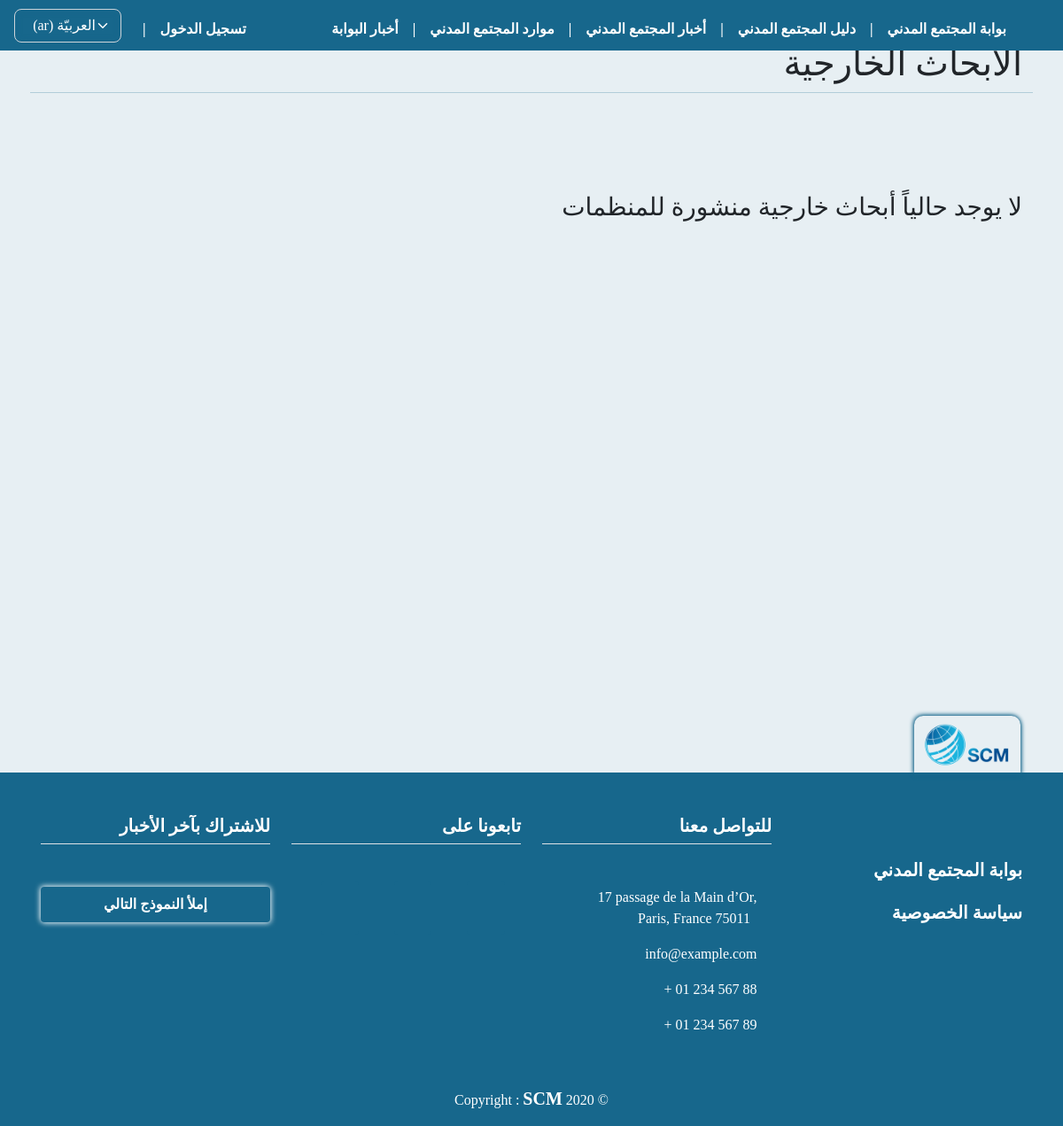
Before: /research/ with the older database file.
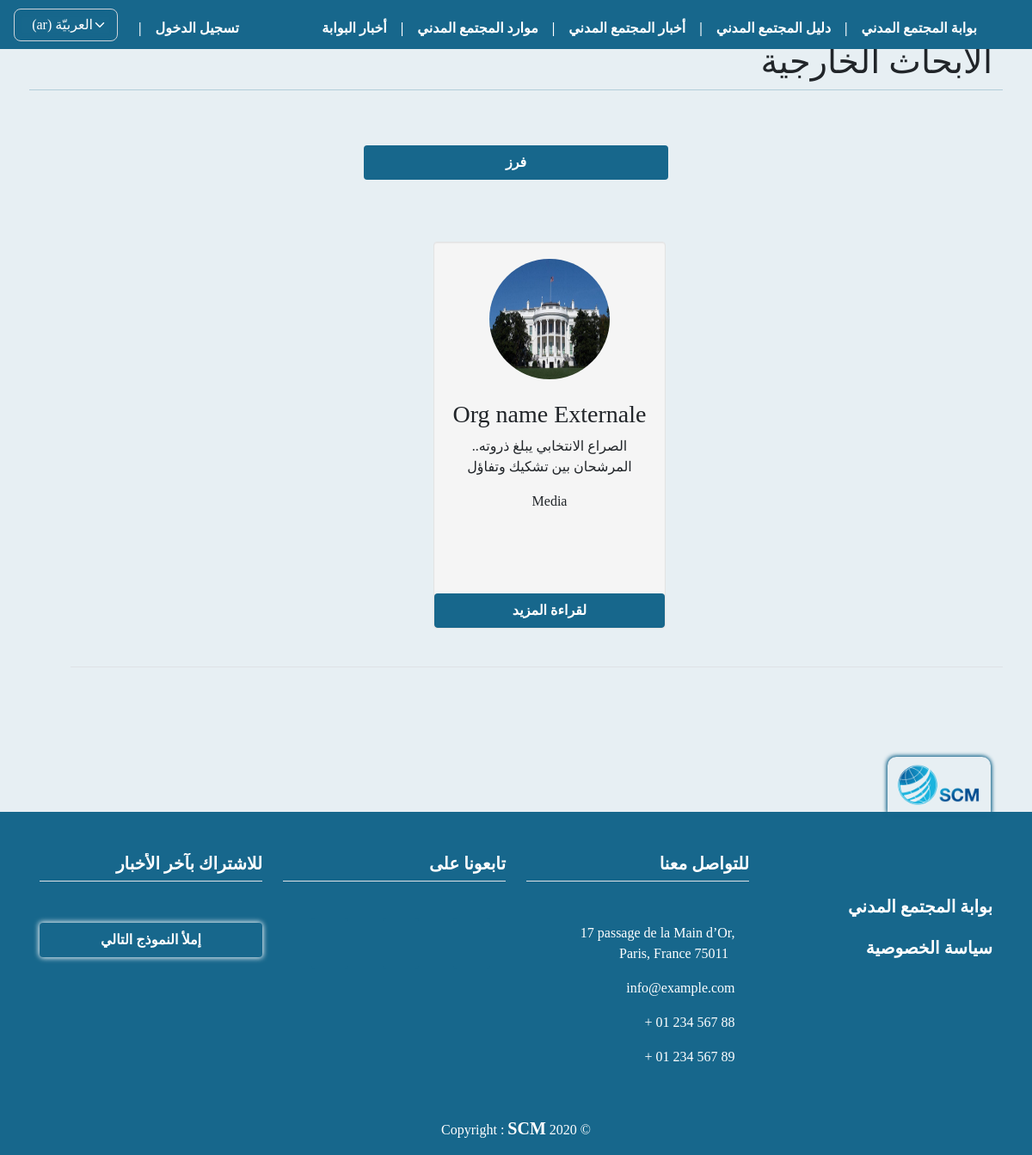
After: the same page with the newer database file.
### orgs/models.py (models this page shows, shortened)
class OrgResearch(models.Model):
    user = models.ForeignKey(
        User, on_delete=models.CASCADE)
    name_entity = models.CharField(
        max_length=255, null=False,  verbose_name=_('اسم الجهة'))
    title = models.CharField(max_length=255, null=False,
                             verbose_name=_('عنوان البحث'))
    domaine = models.CharField(max_length=150, null=False, blank=False,
                               choices=MyChoices.domain_CHOICES, verbose_name=_('مجال البحث'))
    media = models.FileField(upload_to="rapport_files",
                             verbose_name=_('ملف البحث'))
    url = models.URLField(blank=True, max_length=255,
                          null=True, verbose_name=_('رابط البحث'))
    publish = models.BooleanField(default=False)
    created_at = models.DateTimeField(auto_now_add=True)
    published_at = models.DateTimeField(blank=True, null=True, default=None)
    updated_at = models.DateTimeField(blank=True, null=True, default=None)

### orgs/views.py (the view)
# urls.py: path('research/', views.research, name="research"),
def research(request):
    researchs = OrgResearch.objects.filter(publish=True).order_by('-created_at')
    myFilter = OrgsResearchFilter(request.GET, queryset=researchs)
    researchs = myFilter.qs
    paginator = Paginator(researchs, 12)
    page = request.GET.get('page')
    try:
        researchs = paginator.get_page(page)
    except(EmptyPage, InvalidPage):
        researchs = paginator.page(paginator.num_pages)
    context = {
        'researchs': researchs,
        'myFilter': myFilter,
    }
    return render(request, 'orgs/research/research.html', context)

### templates/orgs/research/research.html (shortened to what this page needs)
{% extends 'base.html' %}
{% load static i18n crispy_forms_tags%}
{% block content %}
<div class="row pt-4 mt-4 mb-4">
    <h1>{% trans 'اﻷبحاث الخارجية' %}</h1>
    <hr>
    <div class="">
        <div class="row mt-4">
            <div class="col-lg-4 col-md-12 col-sm-12 col-xs-12">
            </div>
            {% if researchs %}
            <div class="col-lg-4 col-md-12 col-sm-12 col-xs-12">
                <a class="btn btn-block mt-4" data-toggle="collapse" href="#collapseFiltre" aria-expanded="false"
                    aria-controls="collapseFiltre">{% trans 'فرز' %}</a>
            </div>
            {% endif %}
            <div class="col-lg-4 col-md-12 col-sm-12 col-xs-12">
            </div>
            <div class="row mt-4 pt-4">
                <div class="row justify-content-center pt-4 pb-4 mb-4">
                    {% if researchs %}
                    {% for research in researchs %}
                    <div class="span3 well">
                        <center>
                            {% if '.pdf' in research.media.url %}
                            {% else  %}
                            <a href="{% url 'research_detail' research.id %}">
                                <img src="{{ research.media.url }}" name="{{ research.title }}" title="{{ research.title }}"
                                    alt="{{ research.title }}" width="140" height="140" class="img-circle"></a>
                            {% endif  %}
                            <h3 class="mt-4">{{ research.name_entity }}</h3>
                            <p>{{ research.title }}</p>
                            <p>{{ research.domaine }}</p>
                            <p>
                                <a href="{% url 'research_detail' research.id %}" class="btn btn-block">
                                    {% trans 'لقراءة المزيد' %} </a>
                            </p>
                        </center>
                    </div>
                    {% endfor %}
                    <div class="pagination row border-top mt-4 pt-4" dir="ltr">
                    </div>
                    {% else %}
                    <h3> {% trans "لا يوجد حالياً أبحاث خارجية منشورة للمنظمات" %} </h3>
                    {% endif %}
                </div>
            </div>
        </div>
</div>
{% endblock %}

Changed rows visible on the page:
added OrgResearch: media (picture), name_entity "Org name Externale", title "الصراع الانتخابي يبلغ ذروته.. المرشحان بين تشكيك وتفاؤل", domaine "Media"
Other visible differences:
text no longer shown: "لا يوجد حالياً أبحاث خارجية منشورة للمنظمات"
text now shown: "فرز"
